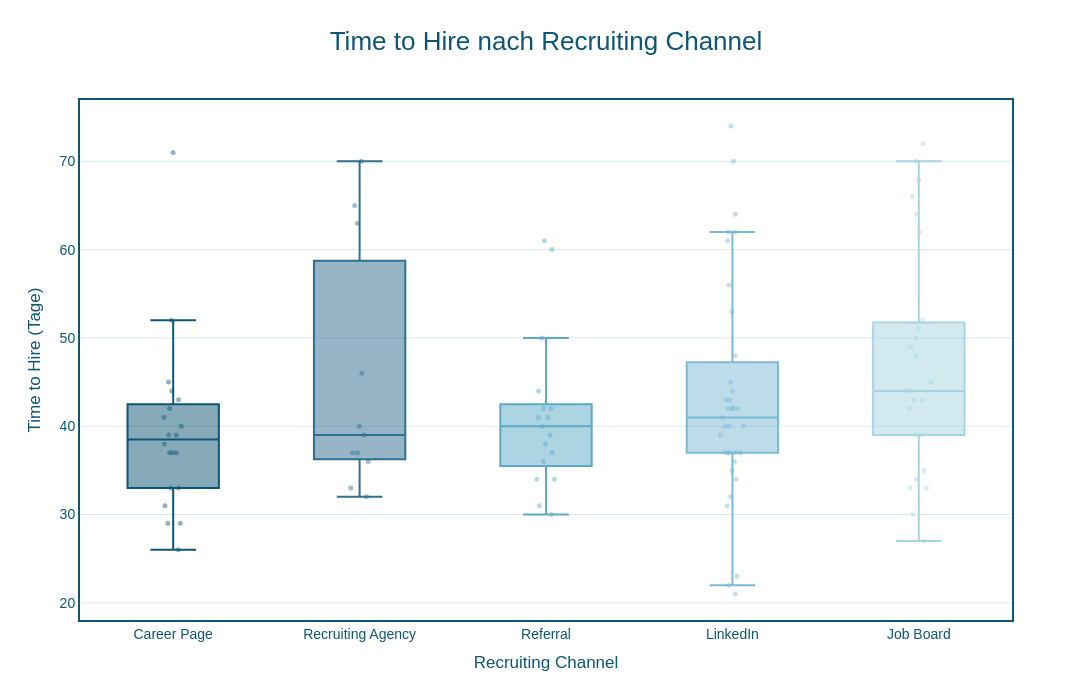

Here is the notebook cell this chart was saved with:
### Markdown cell above
#### 6.2.2 Boxplot Time to Hire

### Code cell
# Boxplot Time to Hire nach Recruiting Channel
# Plotly Express
# ==========================================================
#
# Ziel:
# Untersuchung, ob sich die Dauer des Recruiting-Prozesses
# zwischen den Recruiting Channels unterscheidet.
#
# Der Boxplot zeigt:
# - Median
# - Quartile
# - Streuung
# - Ausreißer
# - Einzelwerte


# ----------------------------------------------------------
# 1. Farbschema
# ----------------------------------------------------------

PRIMARY = "#0E5675"
GRID = "#D8EAF0"

PALETTE_5 = [
    "#0E5675",
    "#2F6F91",
    "#5DA9C6",
    "#7CB9D4",
    "#A8D4E2"
]


# ----------------------------------------------------------
# 2. Reihenfolge nach Median bestimmen
# ----------------------------------------------------------

channel_order = (
    time_to_hire_channel
    .groupby("channel_name")["time_to_hire_days"]
    .median()
    .sort_values()
    .index
    .tolist()
)


# ----------------------------------------------------------
# 3. Boxplot erstellen
# ----------------------------------------------------------

fig = px.box(
    time_to_hire_channel,
    x="channel_name",
    y="time_to_hire_days",
    color="channel_name",
    points="all",
    category_orders={
        "channel_name": channel_order
    },
    color_discrete_sequence=PALETTE_5,
    title="Time to Hire nach Recruiting Channel"
)


# ----------------------------------------------------------
# 4. Einzelwerte formatieren
# ----------------------------------------------------------

fig.update_traces(
    jitter=0.30,
    pointpos=0,
    marker=dict(
        size=5,
        opacity=0.45
    )
)


# ----------------------------------------------------------
# 5. Layout im Farbdesign
# ----------------------------------------------------------

fig.update_layout(
    width=1400,
    height=700,

    plot_bgcolor="white",
    paper_bgcolor="white",

    font=dict(
        family="Arial",
        size=14,
        color=PRIMARY
    ),

    title=dict(
        text="Time to Hire nach Recruiting Channel",
        font=dict(
            size=26,
            color=PRIMARY
        ),
        x=0.5
    ),

    xaxis_title="Recruiting Channel",
    yaxis_title="Time to Hire (Tage)",

    showlegend=False
)


# ----------------------------------------------------------
# 6. Rahmen und Gitternetzlinien
# ----------------------------------------------------------

fig.update_xaxes(
    showline=True,
    linewidth=2,
    linecolor=PRIMARY,
    mirror=True
)

fig.update_yaxes(
    showline=True,
    linewidth=2,
    linecolor=PRIMARY,
    mirror=True,
    gridcolor=GRID
)


# ----------------------------------------------------------
# 7. Diagramm anzeigen
# ----------------------------------------------------------

fig.show()

### Figure 1 — Plotly figure (JSON) as saved in the notebook; plotly's stock layout.template omitted (floating-point values rounded to 4 significant figures)
{"data": [{"alignmentgroup": "True", "boxpoints": "all", "hovertemplate": "channel_name=%{x}<br>time_to_hire_days=%{y}<extra></extra>", "jitter": 0.3, "legendgroup": "Career Page", "marker": {"color": "#0E5675", "opacity": 0.45, "size": 5}, "name": "Career Page", "notched": false, "offsetgroup": "Career Page", "orientation": "v", "pointpos": 0, "showlegend": true, "type": "box", "x": ["Career Page", "Career Page", "Career Page", "Career Page", "Career Page", "Career Page", "Career Page", "Career Page", "Career Page", "Career Page", "Career Page", "Career Page", "Career Page", "Career Page", "Career Page", "Career Page", "Career Page", "Career Page", "Career Page", "Career Page"], "x0": " ", "xaxis": "x", "y": [39, 33, 41, 37, 42, 38, 71, 29, 37, 43, 37, 29, 52, 44, 40, 31, 33, 39, 26, 45], "y0": " ", "yaxis": "y"}, {"alignmentgroup": "True", "boxpoints": "all", "hovertemplate": "channel_name=%{x}<br>time_to_hire_days=%{y}<extra></extra>", "jitter": 0.3, "legendgroup": "Recruiting Agency", "marker": {"color": "#2F6F91", "opacity": 0.45, "size": 5}, "name": "Recruiting Agency", "notched": false, "offsetgroup": "Recruiting Agency", "orientation": "v", "pointpos": 0, "showlegend": true, "type": "box", "x": ["Recruiting Agency", "Recruiting Agency", "Recruiting Agency", "Recruiting Agency", "Recruiting Agency", "Recruiting Agency", "Recruiting Agency", "Recruiting Agency", "Recruiting Agency", "Recruiting Agency", "Recruiting Agency"], "x0": " ", "xaxis": "x", "y": [70, 36, 39, 37, 40, 33, 32, 37, 46, 63, 65], "y0": " ", "yaxis": "y"}, {"alignmentgroup": "True", "boxpoints": "all", "hovertemplate": "channel_name=%{x}<br>time_to_hire_days=%{y}<extra></extra>", "jitter": 0.3, "legendgroup": "Referral", "marker": {"color": "#5DA9C6", "opacity": 0.45, "size": 5}, "name": "Referral", "notched": false, "offsetgroup": "Referral", "orientation": "v", "pointpos": 0, "showlegend": true, "type": "box", "x": ["Referral", "Referral", "Referral", "Referral", "Referral", "Referral", "Referral", "Referral", "Referral", "Referral", "Referral", "Referral", "Referral", "Referral", "Referral", "Referral", "Referral"], "x0": " ", "xaxis": "x", "y": [60, 34, 34, 41, 40, 36, 42, 50, 42, 44, 38, 41, 39, 31, 30, 61, 37], "y0": " ", "yaxis": "y"}, {"alignmentgroup": "True", "boxpoints": "all", "hovertemplate": "channel_name=%{x}<br>time_to_hire_days=%{y}<extra></extra>", "jitter": 0.3, "legendgroup": "LinkedIn", "marker": {"color": "#7CB9D4", "opacity": 0.45, "size": 5}, "name": "LinkedIn", "notched": false, "offsetgroup": "LinkedIn", "orientation": "v", "pointpos": 0, "showlegend": true, "type": "box", "x": ["LinkedIn", "LinkedIn", "LinkedIn", "LinkedIn", "LinkedIn", "LinkedIn", "LinkedIn", "LinkedIn", "LinkedIn", "LinkedIn", "LinkedIn", "LinkedIn", "LinkedIn", "LinkedIn", "LinkedIn", "LinkedIn", "LinkedIn", "LinkedIn", "LinkedIn", "LinkedIn", "LinkedIn", "LinkedIn", "LinkedIn", "LinkedIn", "LinkedIn", "LinkedIn", "LinkedIn", "LinkedIn", "LinkedIn", "LinkedIn", "LinkedIn", "LinkedIn", "LinkedIn", "LinkedIn", "LinkedIn"], "x0": " ", "xaxis": "x", "y": [35, 53, 40, 43, 37, 62, 21, 44, 40, 37, 37, 70, 42, 42, 43, 22, 37, 74, 56, 37, 45, 31, 48, 42, 39, 32, 61, 36, 62, 34, 42, 41, 23, 40, 64], "y0": " ", "yaxis": "y"}, {"alignmentgroup": "True", "boxpoints": "all", "hovertemplate": "channel_name=%{x}<br>time_to_hire_days=%{y}<extra></extra>", "jitter": 0.3, "legendgroup": "Job Board", "marker": {"color": "#A8D4E2", "opacity": 0.45, "size": 5}, "name": "Job Board", "notched": false, "offsetgroup": "Job Board", "orientation": "v", "pointpos": 0, "showlegend": true, "type": "box", "x": ["Job Board", "Job Board", "Job Board", "Job Board", "Job Board", "Job Board", "Job Board", "Job Board", "Job Board", "Job Board", "Job Board", "Job Board", "Job Board", "Job Board", "Job Board", "Job Board", "Job Board", "Job Board", "Job Board", "Job Board", "Job Board", "Job Board", "Job Board", "Job Board", "Job Board", "Job Board", "Job Board"], "x0": " ", "xaxis": "x", "y": [39, 70, 33, 43, 50, 66, 51, 68, 52, 44, 44, 39, 27, 30, 35, 33, 39, 64, 34, 45, 43, 42, 48, 62, 44, 49, 72], "y0": " ", "yaxis": "y"}], "layout": {"boxmode": "overlay", "font": {"color": "#0E5675", "family": "Arial", "size": 14}, "height": 700, "legend": {"title": {"text": "channel_name"}, "tracegroupgap": 0}, "paper_bgcolor": "white", "plot_bgcolor": "white", "showlegend": false, "title": {"font": {"color": "#0E5675", "size": 26}, "text": "Time to Hire nach Recruiting Channel", "x": 0.5}, "width": 1400, "xaxis": {"anchor": "y", "categoryarray": ["Career Page", "Recruiting Agency", "Referral", "LinkedIn", "Job Board"], "categoryorder": "array", "domain": [0, 1], "linecolor": "#0E5675", "linewidth": 2, "mirror": true, "showline": true, "title": {"text": "Recruiting Channel"}}, "yaxis": {"anchor": "x", "domain": [0, 1], "gridcolor": "#D8EAF0", "linecolor": "#0E5675", "linewidth": 2, "mirror": true, "showline": true, "title": {"text": "Time to Hire (Tage)"}}}}
